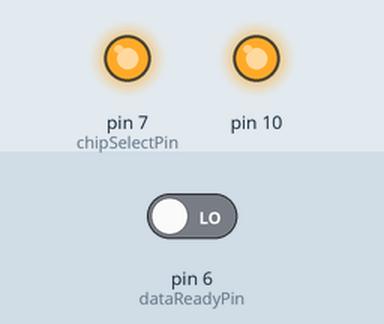
The sketch below on a simulated Arduino Uno, built with avr-gcc and run on an emulated ATmega328P. On the bench: output pins drawn as LEDs (lit = HIGH). The inputs (shaded band) are chosen by the test bench; at power-on: pin 6 (dataReadyPin) LOW.

Above: at 1.3 s.
1.4 s: pin 6 (dataReadyPin) driven HIGH
At 1.9 s:
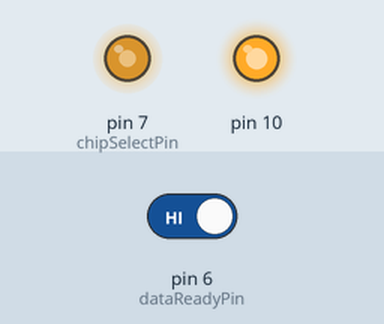
2.9 s: pin 6 (dataReadyPin) driven LOW
At 3.8 s:
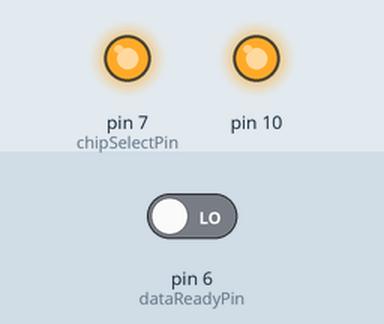
Timing chart, 0 to 5.9 s (numbered marks = the images above; inputs shaded):
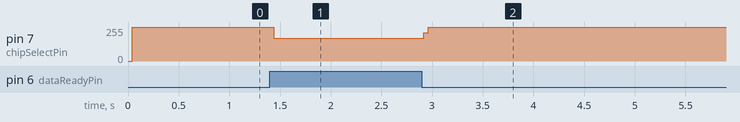

The sketch:

SignalTraceNodeTHB.ino
```cpp
// (licence header left out)
//================================================================================================//
// Include Files                                                                                  //
//================================================================================================//
#include <SPI.h>
#include <TimerOne.h>
#include "DHT.h"

//================================================================================================//
// Global Variables                                                                               //
//================================================================================================//
// Sensor's memory register addresses
const int PRESSURE = 0x1F;      // 3 most significant bits of pressure
const int PRESSURE_LSB = 0x20;  // 16 least significant bits of pressure
const int TEMPERATURE = 0x21;   // 16 bit temperature reading
const byte READ = 0b11111100;   // SCP1000's read command
const byte WRITE = 0b00000010;  // SCP1000's write command

// pins used for the connection with the sensor
// the other you need are controlled by the SPI library):
const int dataReadyPin = 6;
const int chipSelectPin = 7;

// Temperature and Pressure variables
float realTemp = 0.0;
unsigned long  pressure_data_high = 0, pressure_data_low = 0;
unsigned long pressure = 0;

// DHT22用変数
#define DHTTYPE DHT22     // DHT 22  (AM2302)
const int DHTPIN = 2;     // what pin we're connected to
DHT dht(DHTPIN, DHTTYPE); // Initialize DHT sensor for normal 16mhz Arduino
float h = 0.0, t = 0.0, f = 0.0;

// 周期データ取得用
int n = 0;                    // サンプルカウンタ変数
int start_bit = 0;            // サンプリング開始ビット
long sampling_time = 999999;  // サンプリング時間[us]

//================================================================================================//
// Setups                                                                                         //
//================================================================================================//
void setup(){
    // UARTの初期化
    Serial.begin(115200);           // ボーレートを115.2kbpsに設定

    // SCP-1000用の初期化処理
    SPI.begin();                    // start the SPI library:
    pinMode(dataReadyPin, INPUT);   // データレディピンを入力に設定
    pinMode(chipSelectPin, OUTPUT); // チップセレクトピンを出力に設定

    // Configure SCP1000
    writeRegister(0x02, 0x2D);
    writeRegister(0x01, 0x03);
    writeRegister(0x03, 0x0A);  //Select High Resolution Mode

    // Configure DHT22
    dht.begin();

    // Timer1割込の設定
    Timer1.initialize(sampling_time); // サンプリングタイムを設定して初期化
    Timer1.attachInterrupt(flash);    // 割り込み関数を登録

    delay(100) ;                      // 0.1sec経過後開始
}

//================================================================================================//
// Timer Interrupt Funtion                                                                        //
//================================================================================================//
void flash() {
    interrupts();                             // 次回の割り込みを許可(これがないと次のタイマ割り込み周期がずれる)

    if(start_bit == 1){
        Serial.print(n);                      // サンプルナンバーを送信

        // DHT22センサのデータ取得・送信
        // Reading temperature or humidity takes about 250 milliseconds!
        // Sensor readings may also be up to 2 seconds 'old' (its a very slow sensor)
        t = dht.readTemperature();      // Read temperature as Celsius [℃]
        f = dht.readTemperature(true);  // Read temperature as Fahrenheit [℉]
        h = dht.readHumidity();         // Read humidity [%]

        // Check if any reads failed and exit early (to try again).
        if (isnan(h) || isnan(t) || isnan(f)) {
            Serial.println("Failed to read from DHT sensor!");
        }

        // Send data
        Serial.print(",");
        Serial.print(t, 2);
        Serial.print(",");
        Serial.print(f, 2);
        Serial.print(",");
        Serial.print(h, 2);

        // SCP-1000センサのデータ送信 (データ取得はメインループ内、データ取得のタイミングをセンサ側が持っているため)
        Serial.print(",");
        Serial.print(realTemp, 2);
        Serial.print(",");
        Serial.print(pressure, DEC);

        // 付加情報送信
        Serial.print(",");
        Serial.print(n);                      // サンプルナンバーを送信
        Serial.print("\n");                   // 改行コードを送信

        // サンプルカウンタの更新
        n++;
        if(n == 1000) n = 0;
    }
}

//================================================================================================//
// Main Loop                                                                                      //
//================================================================================================//
void loop(){
    char a;
    int tempData;

    if(Serial.available()){
        a = char(Serial.read());

        // 条件分岐①：サンプリング開始
        if(a == 's'){
            n = 0;                              // サンプルカウンタをリセット
            start_bit = 1;                      // 割り込み時の処理あり
            Serial.print('s');                  // エコーバック
            Timer1.start();                     // Timer1開始
        }

        // 条件分岐②：サンプリング停止
        else if(a == 't'){
            start_bit = 0;                      // 割り込み時の処理なし
            Timer1.stop();                      // Timer1停止
            Serial.print('t');                  // エコーバック
        }

        // 条件分岐③：サンプリングタイム変更(10ms)
        else if(a == 'd'){
            start_bit = 0;                      // 割り込み時の処理なし
            sampling_time = 9999;               // サンプリングタイム10ms
            Timer1.stop();                      // 条件変更のためTimer1割込一時停止
            Timer1.setPeriod(sampling_time);    // Timer1割込の設定
            Serial.print('d');                  // エコーバック
        }

        // 条件分岐④：サンプリングタイム変更(100ms)
        else if(a == 'h'){
            start_bit = 0;                      // 割り込み時の処理なし
            sampling_time = 99999;              // サンプリングタイム100ms
            Timer1.stop();                      // 条件変更のためTimer1割込一時停止
            Timer1.setPeriod(sampling_time);    // Timer1割込の設定
            Serial.print('h');                  // エコーバック
        }

        // 条件分岐⑤：サンプリングタイム変更(1,000ms)
        else if(a == 'k'){
            start_bit = 0;                      // 割り込み時の処理なし
            sampling_time = 999999;             // サンプリングタイム1000ms
            Timer1.stop();                      // 条件変更のためTimer1割込一時停止
            Timer1.setPeriod(sampling_time);    // Timer1割込の設定
            Serial.print('k');                  // エコーバック
        }

        // 条件分岐⑥：サンプリングタイム変更(10,000ms)
        else if(a == 'j'){
            start_bit = 0;                      // 割り込み時の処理なし
            sampling_time = 9999999;            // サンプリングタイム10,000ms
            Timer1.stop();                      // 条件変更のためTimer1割込一時停止
            Timer1.setPeriod(sampling_time);    // Timer1割込の設定
            Serial.print('j');                  // エコーバック
        }

        // 条件分岐⑦：サンプリングタイム変更(2,000ms)
        else if(a == '2'){
            start_bit = 0;                      // 割り込み時の処理なし
            sampling_time = 1999999;            // サンプリングタイム2,000ms
            Timer1.stop();                      // 条件変更のためTimer1割込一時停止
            Timer1.setPeriod(sampling_time);    // Timer1割込の設定
            Serial.print('2');                  // エコーバック
        }

        // 条件分岐⑧：サンプリングタイム変更(5,000ms)
        else if(a == '5'){
            start_bit = 0;                      // 割り込み時の処理なし
            sampling_time = 4999999;            // サンプリングタイム5,000ms
            Timer1.stop();                      // 条件変更のためTimer1割込一時停止
            Timer1.setPeriod(sampling_time);    // Timer1割込の設定
            Serial.print('5');                  // エコーバック
        }
    }

    if(digitalRead(dataReadyPin) == HIGH){
        tempData = readRegister(0x21, 2);                     // Read the temperature data
        realTemp = (float)tempData / 20.0;                    // convert the temperature to celsius and display it
        pressure_data_high = readRegister(0x1F, 1);           // Read the pressure data highest 3 bits:
        pressure_data_high &= 0b00000111;                     // you only needs bits 2 to 0
        pressure_data_low = readRegister(0x20, 2);            // Read the pressure data lower 16 bits:
        pressure = ((pressure_data_high << 16) | pressure_data_low) / 4; //combine the two parts into one 19-bit number:
    }
}

//================================================================================================//
//Read from or write to register from the SCP1000:                                                //
//================================================================================================//
unsigned int readRegister(byte thisRegister, int bytesToRead) {
  byte inByte = 0;           // incoming byte from the SPI
  unsigned int result = 0;   // result to return
  // Serial.print(thisRegister, BIN);
  // Serial.print("\t");
  // SCP1000 expects the register name in the upper 6 bits
  // of the byte. So shift the bits left by two bits:
  thisRegister = thisRegister << 2;
  // now combine the address and the command into one byte
  byte dataToSend = thisRegister & READ;
  // Serial.print(thisRegister, BIN);
  // Serial.print("\t");
  // take the chip select low to select the device:
  digitalWrite(chipSelectPin, LOW);
  // send the device the register you want to read:
  SPI.transfer(dataToSend);
  // send a value of 0 to read the first byte returned:
  result = SPI.transfer(0x00);
  // decrement the number of bytes left to read:
  bytesToRead--;
  // if you still have another byte to read:
  if (bytesToRead > 0) {
    // shift the first byte left, then get the second byte:
    result = result << 8;
    inByte = SPI.transfer(0x00);
    // combine the byte you just got with the previous one:
    result = result | inByte;
    // decrement the number of bytes left to read:
    bytesToRead--;
  }
  // take the chip select high to de-select:
  digitalWrite(chipSelectPin, HIGH);
  // return the result:
  return (result);
}

//================================================================================================//
//Sends a write command to SCP1000                                                                //
//================================================================================================//
void writeRegister(byte thisRegister, byte thisValue) {

  // SCP1000 expects the register address in the upper 6 bits
  // of the byte. So shift the bits left by two bits:
  thisRegister = thisRegister << 2;
  // now combine the register address and the command into one byte:
  byte dataToSend = thisRegister | WRITE;

  // take the chip select low to select the device:
  digitalWrite(chipSelectPin, LOW);

  SPI.transfer(dataToSend); //Send register location
  SPI.transfer(thisValue);  //Send value to record into register

  // take the chip select high to de-select:
  digitalWrite(chipSelectPin, HIGH);
}
```

Measured:
- after the input at 1.4 s, pin 7 (chipSelectPin): 255/255 → 170/255 at once
- after the input at 2.9 s, pin 7 (chipSelectPin): 170/255 → 255/255 at once
